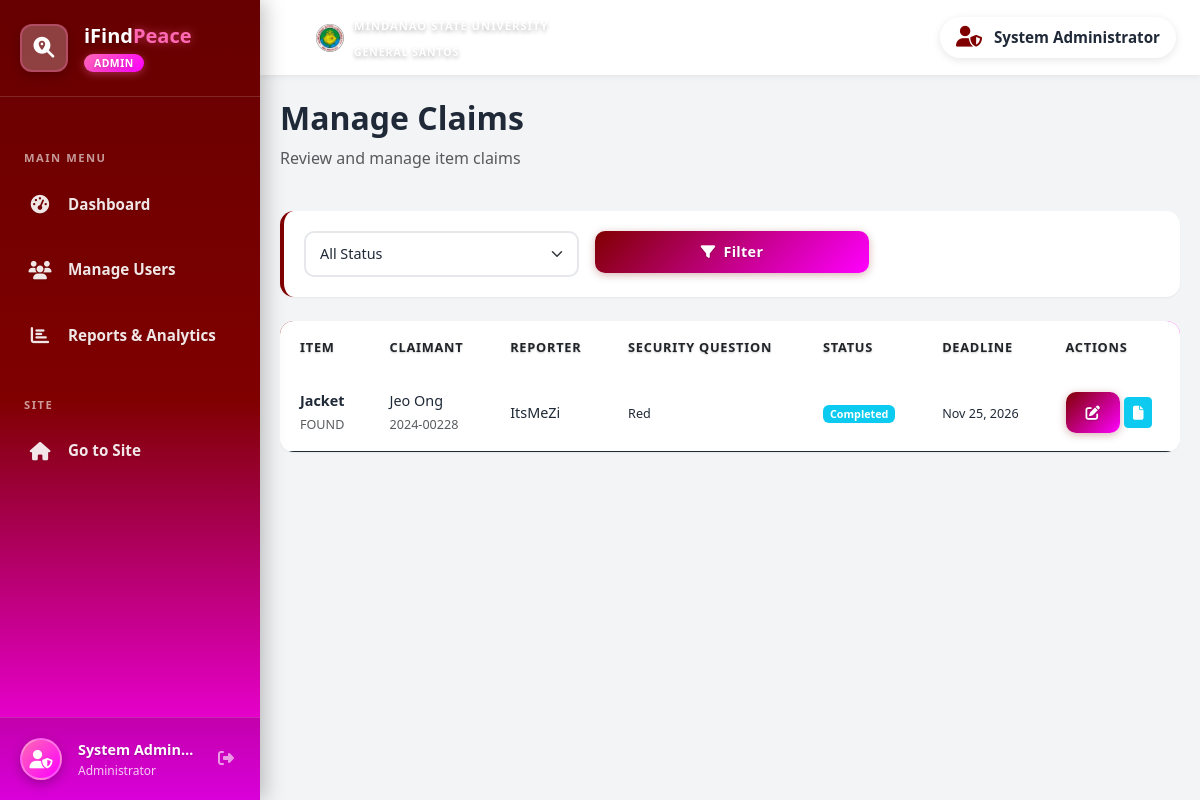
The page /admin/claims.php (signed in) on the database its author committed.
### tables this page shows
CREATE TABLE `claims` (
  `claim_id` int(11) NOT NULL,
  `item_id` int(11) NOT NULL,
  `user_id` int(11) NOT NULL,
  `claim_date` timestamp NOT NULL DEFAULT current_timestamp(),
  `id_proof_path` varchar(255) DEFAULT NULL,
  `security_question` varchar(255) DEFAULT NULL,
  `security_answer` varchar(255) DEFAULT NULL,
  `claim_status` enum('pending','approved','rejected','completed') DEFAULT 'pending',
  `admin_notes` text DEFAULT NULL,
  `deadline` date DEFAULT NULL
);

CREATE TABLE `items` (
  `item_id` int(11) NOT NULL,
  `user_id` int(11) NOT NULL,
  `category_id` int(11) NOT NULL,
  `item_name` varchar(200) NOT NULL,
  `item_type` enum('lost','found') NOT NULL,
  `description` text NOT NULL,
  `location_found` varchar(200) DEFAULT NULL,
  `location_lost` varchar(200) DEFAULT NULL,
  `date_found` date DEFAULT NULL,
  `date_lost` date DEFAULT NULL,
  `image_path` varchar(255) DEFAULT NULL,
  `color` varchar(50) DEFAULT NULL,
  `brand` varchar(100) DEFAULT NULL,
  `status` enum('pending','claimed','returned','donated','expired') DEFAULT 'pending',
  `is_verified` tinyint(1) DEFAULT 0,
  `view_count` int(11) DEFAULT 0,
  `created_at` timestamp NOT NULL DEFAULT current_timestamp(),
  `updated_at` timestamp NOT NULL DEFAULT current_timestamp() ON UPDATE current_timestamp()
);

CREATE TABLE `users` (
  `user_id` int(11) NOT NULL,
  `student_id` varchar(20) NOT NULL,
  `full_name` varchar(100) NOT NULL,
  `email` varchar(100) NOT NULL,
  `password` varchar(255) NOT NULL,
  `phone` varchar(20) DEFAULT NULL,
  `course` varchar(100) DEFAULT NULL,
  `year_level` varchar(20) DEFAULT NULL,
  `user_type` enum('user','admin') DEFAULT 'user',
  `profile_picture` varchar(255) DEFAULT NULL,
  `honesty_pledge_signed` tinyint(1) DEFAULT 0,
  `pledge_signed_date` datetime DEFAULT NULL,
  `created_at` timestamp NOT NULL DEFAULT current_timestamp(),
  `updated_at` timestamp NOT NULL DEFAULT current_timestamp() ON UPDATE current_timestamp(),
  `status` enum('active','inactive','suspended') DEFAULT 'active'
);

### admin/claims.php (the view, shortened to what this page needs)
<?php
$conn = getDBConnection();
$where = "WHERE 1=1";
$query = "SELECT cl.*, i.item_name, i.item_type, u.full_name as claimant_name, u.student_id as claimant_id, u2.full_name as reporter_name
          FROM claims cl
          JOIN items i ON cl.item_id = i.item_id
          JOIN users u ON cl.user_id = u.user_id
          JOIN users u2 ON i.user_id = u2.user_id
          $where
          ORDER BY cl.claim_date DESC";
$claims = $conn->query($query);
$claim_rows = [];
if ($claims) {
    while ($row = $claims->fetch_assoc()) {
        $claim_rows[] = $row;
    }
}
?>
<!DOCTYPE html>
<html lang="en">
<head>
    <link href="https://cdn.jsdelivr.net/npm/bootstrap@5.3.0/dist/css/bootstrap.min.css" rel="stylesheet">
    <link href="https://cdnjs.cloudflare.com/ajax/libs/font-awesome/6.4.0/css/all.min.css" rel="stylesheet">
    <link href="../assets/css/style.css" rel="stylesheet">
    <link href="../assets/css/sidebar.css" rel="stylesheet">
</head>
<body class="sidebar-layout">
    <?php include 'includes/sidebar.php'; ?>
    <div class="main-content">
        <div class="topbar">
            <div class="topbar-left">
                <div class="msu-nav-text ms-3 d-none d-lg-flex align-items-center">
                    <img src="../assets/images/msu-logo.jpg" alt="MSU Logo" class="msu-logo-icon me-2">
                    <div>
                        <small class="text-white" style="font-size: 0.7rem; letter-spacing: 1px; font-weight: 700; text-shadow: 0 2px 4px rgba(0,0,0,0.3);">MINDANAO STATE UNIVERSITY</small>
                        <br>
                        <small class="text-white" style="font-size: 0.65rem; letter-spacing: 1px; font-weight: 600; text-shadow: 0 2px 4px rgba(0,0,0,0.3);">GENERAL SANTOS</small>
                    </div>
                </div>
            </div>
            <div class="topbar-right">
                <div class="topbar-user">
                    <i class="fas fa-user-shield"></i>
                    <?php echo htmlspecialchars($_SESSION['full_name']); ?>
                </div>
            </div>
        </div>
        <div class="page-content">
        <div class="row mb-4">
            <div class="col-12">
                <h2 class="fw-bold">Manage Claims</h2>
                <p class="text-muted">Review and manage item claims</p>
            </div>
        </div>
        <div class="filter-section mb-4">
            <form method="GET" class="row g-3">
                <div class="col-md-4">
                    <select name="status" class="form-select">
                        <option value="">All Status</option>
                    </select>
                </div>
                <div class="col-md-4">
                    <button type="submit" class="btn btn-primary w-100">
                        <i class="fas fa-filter me-2"></i>Filter
                    </button>
                </div>
            </form>
        </div>
        <?php if (!empty($claim_rows)): ?>
            <div class="table-responsive">
                <table class="table">
                    <thead>
                        <tr>
                            <th>Item</th>
                            <th>Claimant</th>
                            <th>Reporter</th>
                            <th>Security Question</th>
                            <th>Status</th>
                            <th>Deadline</th>
                            <th>Actions</th>
                        </tr>
                    </thead>
                    <tbody>
                        <?php foreach ($claim_rows as $claim): ?>
                            <tr>
                                <td>
                                    <strong><?php echo htmlspecialchars($claim['item_name']); ?></strong>
                                    <br>
                                    <small class="text-muted"><?php echo strtoupper($claim['item_type']); ?></small>
                                </td>
                                <td>
                                    <?php echo htmlspecialchars($claim['claimant_name']); ?>
                                    <br>
                                    <small class="text-muted"><?php echo htmlspecialchars($claim['claimant_id']); ?></small>
                                </td>
                                <td>
                                    <?php echo htmlspecialchars($claim['reporter_name']); ?>
                                </td>
                                <td>
                                    <small><?php echo htmlspecialchars($claim['security_question']); ?></small>
                                </td>
                                <td>
                                    <span class="badge bg-<?php echo $claim['claim_status'] == 'pending' ? 'warning' : ($claim['claim_status'] == 'approved' ? 'success' : ($claim['claim_status'] == 'rejected' ? 'danger' : 'info')); ?>">
                                        <?php echo ucfirst($claim['claim_status']); ?>
                                    </span>
                                </td>
                                <td>
                                    <small><?php echo date('M d, Y', strtotime($claim['deadline'])); ?></small>
                                </td>
                                <td>
                                    <button class="btn btn-sm btn-primary" data-bs-toggle="modal" data-bs-target="#claimModal<?php echo $claim['claim_id']; ?>">
                                        <i class="fas fa-edit"></i>
                                    </button>
                                    <?php if ($claim['id_proof_path']): ?>
                                        <a href="../uploads/<?php echo htmlspecialchars($claim['id_proof_path']); ?>" target="_blank" class="btn btn-sm btn-info text-white">
                                            <i class="fas fa-file"></i>
                                        </a>
                                    <?php endif; ?>
                                </td>
                            </tr>
                        <?php endforeach; ?>
                    </tbody>
                </table>
            </div>
        <?php endif; ?>
    </div>
</body>
</html>

### assets/css/style.css (style rules this page uses)
:root { --primary-color: #800000; --primary-dark: #600000; --secondary-color: #ff00ff; --accent-color: #c71585; --danger-color: #ef4444; --dark-color: #1f2937; --light-color: #f9fafb; --gradient-primary: linear-gradient(135deg, #800000 0%, #ff00ff 100%); --gradient-secondary: linear-gradient(135deg, #ff00ff 0%, #c71585 100%); --shadow-sm: 0 1px 2px 0 rgba(0, 0, 0, 0.05); --shadow-md: 0 4px 6px -1px rgba(0, 0, 0, 0.1); --shadow-lg: 0 10px 15px -3px rgba(0, 0, 0, 0.1); --shadow-xl: 0 20px 25px -5px rgba(0, 0, 0, 0.1); }
* { margin: 0; padding: 0; box-sizing: border-box; }
body { font-family: 'Segoe UI', Tahoma, Geneva, Verdana, sans-serif; background-color: #f3f4f6; color: #1f2937; line-height: 1.6; }
.msu-nav-text { border-left: 2px solid rgba(255, 255, 255, 0.3); padding-left: 12px; }
.msu-logo-icon { width: 36px; height: 36px; border-radius: 50%; object-fit: cover; border: 2px solid rgba(255, 255, 255, 0.5); box-shadow: 0 0 8px rgba(255, 255, 255, 0.2); }
.btn-primary { background: linear-gradient(135deg, #800000 0%, #ff00ff 100%); border: none; padding: 0.625rem 1.25rem; font-weight: 700; border-radius: 0.625rem; transition: all 0.3s ease; letter-spacing: 0.3px; font-size: 0.9rem; text-shadow: 0 1px 2px rgba(0,0,0,0.2); box-shadow: 0 2px 8px rgba(128,0,0,0.3); }
.form-select { border-radius: 0.625rem; border: 2px solid #e5e7eb; padding: 0.625rem 0.875rem; transition: all 0.3s ease; font-size: 0.9rem; font-weight: 500; color: #1f2937; }
.filter-section { background: white; border-radius: 0.875rem; padding: 1.25rem; box-shadow: var(--shadow-sm); margin-bottom: 1.5rem; border-left: 4px solid #800000; }
.table { background: white; border-radius: 0.875rem; overflow: hidden; box-shadow: var(--shadow-sm); }
.table thead { background: linear-gradient(135deg, #800000 0%, #ff00ff 100%); color: white; }
.table thead th { border: none; padding: 1rem 1.25rem; font-weight: 700; text-transform: uppercase; font-size: 0.8rem; letter-spacing: 0.75px; text-shadow: 0 1px 2px rgba(0,0,0,0.2); }
.table tbody tr { transition: all 0.3s ease; border-bottom: 1px solid #f3f4f6; }
.table tbody tr:last-child { border-bottom: none; }
.table tbody td { padding: 1rem 1.25rem; vertical-align: middle; font-size: 0.9rem; font-weight: 500; color: #1f2937; }

### assets/css/sidebar.css (style rules this page uses)
body.sidebar-layout { overflow-x: hidden; }
.main-content { margin-left: 260px; min-height: 100vh; background-color: #f3f4f6; transition: margin-left 0.3s ease; display: flex; flex-direction: column; }
.topbar { background: white; padding: 0.75rem 1.5rem; display: flex; align-items: center; justify-content: space-between; box-shadow: 0 2px 6px rgba(0,0,0,0.06); position: sticky; top: 0; z-index: 100; }
.topbar-left { display: flex; align-items: center; gap: 1rem; }
.topbar-right { display: flex; align-items: center; gap: 1rem; }
.topbar-user { display: flex; align-items: center; gap: 0.75rem; color: #1f2937; font-weight: 700; font-size: 0.95rem; padding: 0.5rem 1rem; background: white; border-radius: 50px; box-shadow: 0 2px 8px rgba(0,0,0,0.1); }
.topbar-user i { color: #800000; font-size: 1.3rem; }
.page-content { padding: 1.5rem 1.25rem; flex: 1; }
.msu-nav-text { display: flex; align-items: center; }
.msu-logo-icon { width: 32px; height: 32px; border-radius: 50%; object-fit: cover; }

### rows shown on the page
claims: item.item_name "Jacket", item.item_type "FOUND", user.full_name "Jeo Ong", user.student_id "2024-00228", users.full_name "ItsMeZi", security_question "Red", claim_status "Completed", deadline "Nov 25, 2026"

### other values the page prints
$_SESSION['full_name'] "System Admin…"
$_SESSION['full_name'] "System Administrator"
